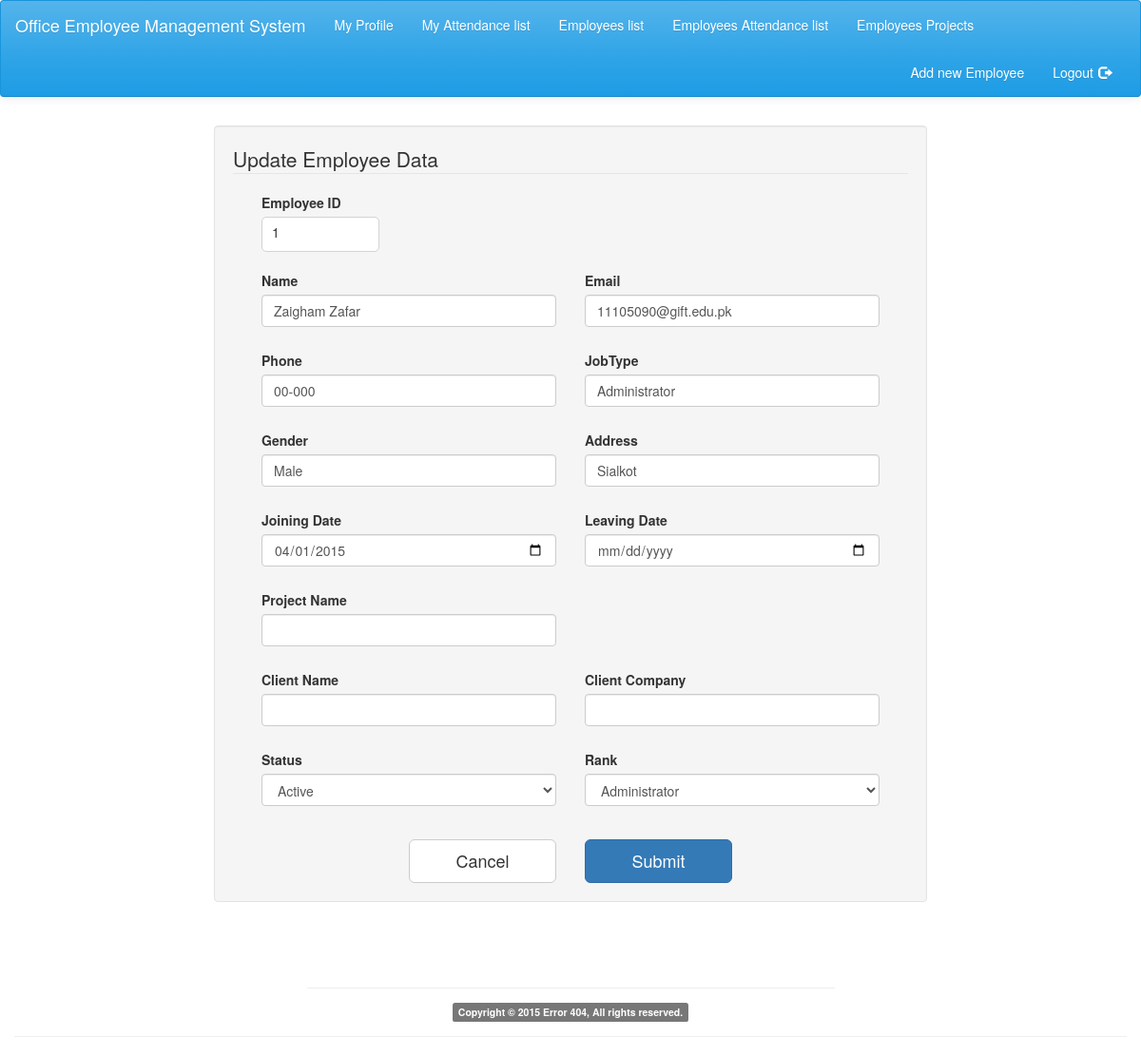
Screenshot of /index.php?page=UpdateEmployee&empdata=1 (signed in) with the database file from the repository.
### tables this page shows
CREATE TABLE IF NOT EXISTS `employees` (
  `id` int(11) NOT NULL,
  `name` varchar(30) NOT NULL,
  `phone` varchar(20) NOT NULL,
  `email` text NOT NULL,
  `jobtype` varchar(20) NOT NULL,
  `gender` varchar(10) NOT NULL,
  `address` varchar(50) NOT NULL,
  `added_by` int(11) NOT NULL,
  `Join_Date` date NOT NULL,
  `Lev_Date` date DEFAULT NULL,
  `status` char(1) NOT NULL,
  `client` varchar(30) DEFAULT NULL,
  `clientc` varchar(50) DEFAULT NULL,
  `project` varchar(50) DEFAULT NULL,
  `image` varchar(50) NOT NULL
);

### index.php (called while the page is built, shortened)
<?php
require("helpers.php");
if(isset($_GET['page']))
{
    $page = $_GET['page'];
}
else
    $page = "home";
render($page);
?>

### views/UpdateEmployee.php (the view, shortened to what this page needs)
<?php
if(isset($_GET["empdata"]))
   {
       $test_id=$_GET["empdata"];
      $result=query("select * from employees where id=$test_id");
    while($row=mysql_fetch_array($result)){
                                $name=$row["name"];
                                $email=$row["email"];
                                $jobtype=$row["jobtype"];
                                $address=$row["address"];
                                $gender=$row["gender"];
                                $phone=$row["phone"];
                                $jdate=$row["Join_Date"];
                                $ldate=$row["Lev_Date"];
                                $status=$row["status"];
                                $project=$row["project"];
                                $client=$row["client"];
                                $clientc=$row["clientc"];
                                           }
$result=query("select flag from login where emp_id=$test_id");
while($row=mysql_fetch_array($result)){ $rank=$row["flag"];
}
}
?>
<div class="container">
<div class="row" >
<div class = "col-sm-8 col-sm-offset-2" style="margin-top:10px;" >
<form class="well"  name="" action="" onsubmit="" method="post">
  <fieldset>
    <legend>Update Employee Data</legend>
 <div class="form-group col-md-12">
<div class="col-md-6">
       <label style="">Employee ID</label>
            <div class=>
                <label id="my_label" style="min-width: 40% "><p style="margin:10px; margin-top:5px;"><?php echo $test_id; ?></p></label>
        </div>
 </div>
      </div>
<div class="form-group col-md-12">
      <div class="col-md-6">
       <label style="">Name</label>
             <div class=>
                <input type="text" class="form-control" name="name" id="name" value="<?php echo $name; ?>">
             </div>
        </div>
    <div class="col-md-6">
       <label style="">Email</label>
            <div class=>
                <input type="text" class="form-control" name="email" id="email" value="<?php echo $email; ?>">
            </div>
    </div>
</div>
<div class="form-group col-md-12">
<div class="col-md-6">
       <label style="">Phone</label>
            <div class=>
                <input type="text" class="form-control" name="phone" id="phone" value="<?php echo $phone; ?>">
        </div>
 </div>
<div class="col-md-6">
       <label style="">JobType</label>
            <div class=>
                <input type="text" class="form-control" name="jtype" id="jtype" value="<?php echo $jobtype; ?>">
        </div>
 </div>
</div>
<div class="form-group col-md-12">
<div class="col-md-6">
       <label style="">Gender</label>
            <div class=>
                <input type="text" class="form-control" name="gender" id="gender" value="<?php echo $gender; ?>">
        </div>
 </div>
<div class="col-md-6">
       <label style="">Address</label>
            <div class=>
                <input type="text" class="form-control" name="address" id="address" value="<?php echo $address; ?>">
        </div>
 </div>
</div>
 <div class="form-group col-md-12">
<div class="col-md-6">
       <label style="">Joining Date</label>
            <div class=>
                <input type="date" class="form-control" name="jdate" id="jdate" value="<?php echo $jdate; ?>">
        </div>
 </div>
<div class="col-md-6">
       <label style="">Leaving Date</label>
            <div class=>
                <input type="date" class="form-control" name="ldate" id="ldate" value="<?php echo $ldate; ?>">
        </div>
 </div>
</div>
 <div class="form-group col-md-12">
<div class="col-md-6">
       <label style="">Project Name</label>
            <div class=>
                <input type="text" class="form-control" name="project" id="project" value="<?php echo $project; ?>">
        </div>
 </div>
</div>
 <div class="form-group col-md-12">
<div class="col-md-6">
       <label style="">Client Name</label>
            <div class=>
                <input type="text" class="form-control" name="client" id="client" value="<?php echo $client; ?>">
        </div>
 </div>
<div class="col-md-6">
       <label style="">Client Company</label>
            <div class=>
                <input type="text" class="form-control" name="clientc" id="clientc" value="<?php echo $clientc; ?>">
        </div>
 </div>
</div>
<div class="form-group col-md-12">
<div class="col-md-6">
       <label style="">Status</label>
            <div class=>
	   <select  class="form-control" name="option" id="option"  >
      <option value="A" <?php if($status=="A") echo "selected"; ?> >Active</option>
  </select>
    </div>
</div>
<div class="col-md-6">
       <label style="">Rank</label>
            <div class=>
	   <select  class="form-control" name="option1" id="option1"  >
      <option value="A" <?php if($rank=="A") echo "selected"; ?> >Administrator</option>
  </select>
    </div>
</div>
</div>
 <div class="row">
            	<div class = "col-sm-3 col-sm-offset-3" style="margin-top:10px;">
                    <button type="reset" class="btn btn-default btn-block btn-lg" onClick="window.location.href='index.php?page=employeeslist'">Cancel</button>
                </div>
                <div class = "col-sm-3" style="margin-top:10px;">
                     <button  type="submit"   id="submit" class="btn btn-primary btn-block btn-lg " id="setdata" name="setdata" >Submit</button>
                </div>
            </div>
  </fieldset>
</form>
</div>
</div>
</div>

### css/style.css (style rules this page uses)
#my_label { border: 1px solid lightgray; border-radius: 5px; background-color: white; font-weight: normal; }

### includes.php (style rules this page uses)
.form-control { margin-bottom: 10px; }

### rows the page displays
employees: name "Zaigham Zafar", email "11105090@gift.edu.pk", phone "00-000", jtype "Administrator", gender "Male", address "Sialkot", jdate "04/01/2015", option "Active"

### other values shown
$test_id "1"
